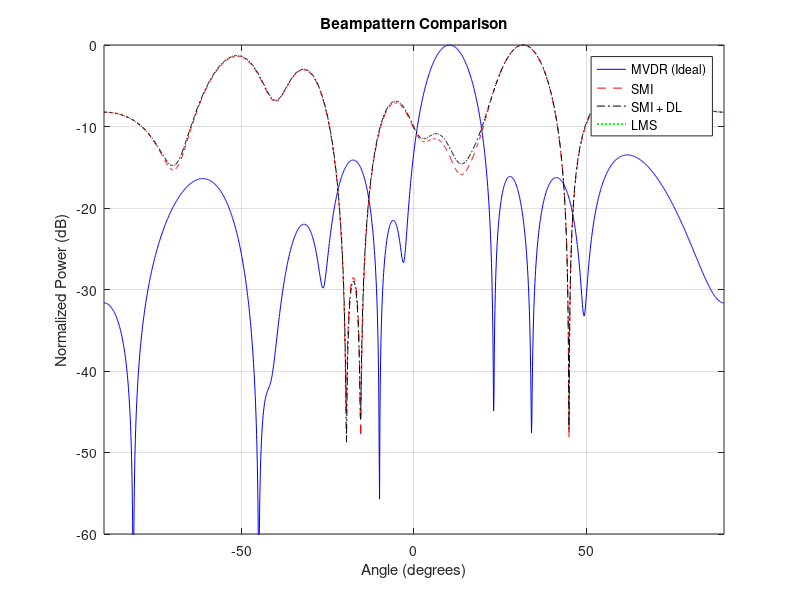

MATLAB code for this plot:
% Beampattern Comparison: MVDR, SMI, DL-SMI, LMS
clear; clc;

% Array parameters
N = 10;
d = 0.5;
theta = -90:0.1:90;
theta0 = 10;
theta_jam = 45;
SNR_dB = 20;
INR_dB = 30;
snapshots = 200;

a = @(angle_deg) exp(1j*2*pi*d*(0:N-1)'*sind(angle_deg));

s = sqrt(10^(SNR_dB/10)) * (randn(1,snapshots) + 1j*randn(1,snapshots)) / sqrt(2);
j = sqrt(10^(INR_dB/10)) * (randn(1,snapshots) + 1j*randn(1,snapshots)) / sqrt(2);
noise = (randn(N,snapshots) + 1j*randn(N,snapshots)) / sqrt(2);

X = a(theta0) * s + a(theta_jam) * j + noise;

R_hat = (X * X') / snapshots;
R_loaded = R_hat + 0.1 * eye(N);
R_true = cov(X.');

w_mvdr = (R_true\a(theta0)) / (a(theta0)' * (R_true\a(theta0)));
w_smi = (R_hat\a(theta0)) / (a(theta0)' * (R_hat\a(theta0)));
w_dl = (R_loaded\a(theta0)) / (a(theta0)' * (R_loaded\a(theta0)));

% LMS
mu = 0.01;
w_lms = zeros(N,1);
d_desired = s;
for n = 1:snapshots
    x_n = X(:,n);
    e = d_desired(n) - w_lms' * x_n;
    w_lms = w_lms + mu * x_n * conj(e);
end

% Beampatterns
P_mvdr = zeros(size(theta));
P_smi = zeros(size(theta));
P_dl = zeros(size(theta));
P_lms = zeros(size(theta));

for idx = 1:length(theta)
    a_theta = a(theta(idx));
    P_mvdr(idx) = abs(w_mvdr' * a_theta).^2;
    P_smi(idx) = abs(w_smi' * a_theta).^2;
    P_dl(idx) = abs(w_dl' * a_theta).^2;
    P_lms(idx) = abs(w_lms' * a_theta).^2;
end

P_mvdr = 10*log10(P_mvdr / max(P_mvdr));
P_smi = 10*log10(P_smi / max(P_smi));
P_dl = 10*log10(P_dl / max(P_dl));
P_lms = 10*log10(P_lms / max(P_lms));

% Plot
figure;
plot(theta, P_mvdr, 'b-', theta, P_smi, 'r--', theta, P_dl, 'k-.', theta, P_lms, 'g:', 'LineWidth', 1.5);
legend('MVDR (Ideal)', 'SMI', 'SMI + DL', 'LMS');
xlabel('Angle (degrees)'); ylabel('Normalized Power (dB)');
title('Beampattern Comparison');
grid on; axis([-90 90 -60 0]);
